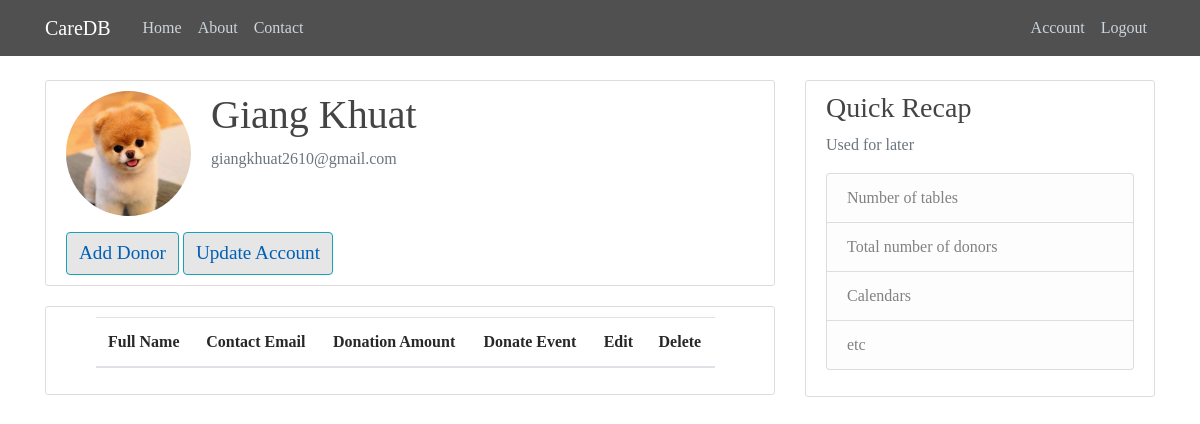
The app's page /account/viewall (signed in), older data.
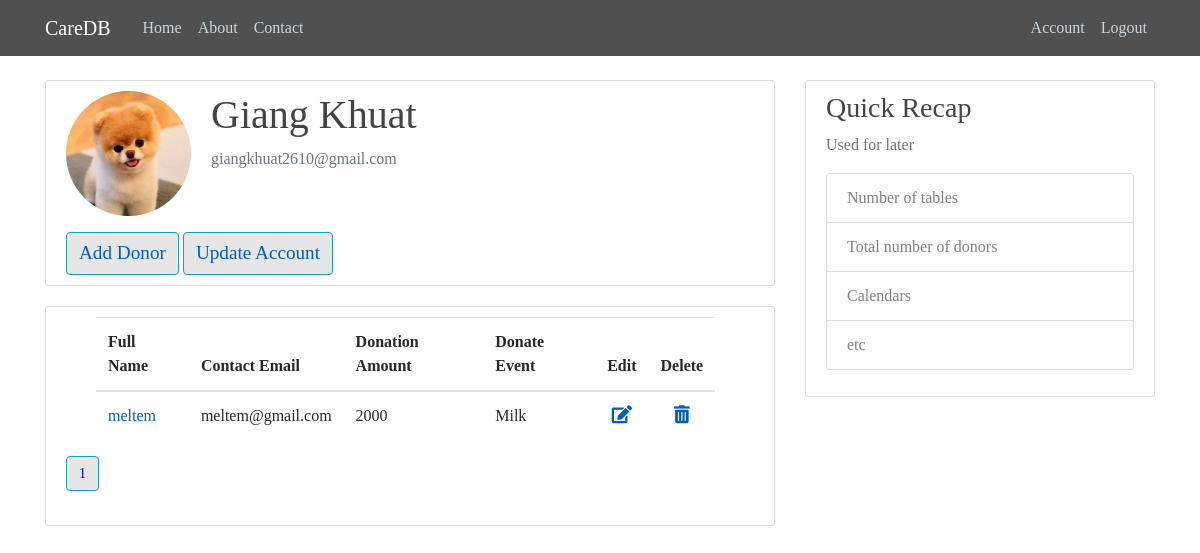
The same page, newer data.
### app/models.py (models this page shows, shortened)
class User(db.Model, UserMixin):
    id = db.Column(db.Integer, primary_key=True)
    username = db.Column(db.String(20), unique=True, nullable=False)
    email = db.Column(db.String(120), unique=True, nullable=False)
    password = db.Column(db.String(60), nullable=False)
    donors = db.relationship('Donor', backref='admin', lazy=True)

class Donor(db.Model):
    id = db.Column(db.Integer, primary_key=True)
    name = db.Column(db.String(30), unique=True, nullable=False)
    contact_email = db.Column(db.String(120), unique=True)
    donation_amount = db.Column(db.Integer, nullable=False)
    donate_event = db.Column(db.String(50), nullable=False)
    admin_id = db.Column(db.Integer, db.ForeignKey('user.id'), nullable=False)

### app/users/routes.py (the view)
@users.route("/account/viewall", methods=['GET', 'POST'])
@login_required
def viewall():
    user_id = current_user.id
    page = request.args.get('page', 1, type=int)
    donors = Donor.query.filter_by(admin_id=user_id).order_by(Donor.name).paginate(page=page, per_page=3)
    return render_template('viewall.html', title='Account', donors=donors)

### app/models.py (called while the page is built)
@login_manager.user_loader
def load_user(user_id):
    return User.query.get(int(user_id))

### app/templates/viewall.html
{% extends "layout.html" %}
{% block content %}
<div class="content-section">
   <div class="media">
      <img class="rounded-circle account-img" src="{{ url_for('static', filename='profile-pics/kmLYx3lW.jpg') }}">
      <div class="media-body">
         <h3 class="account-heading">
            {{ current_user.username }}
         </h3>
         <p class="text-secondary">{{ current_user.email }}</p>
      </div>
   </div>
   <button class="btn btn-info" style="font-face: 'Comic Sans MS'; font-size: larger; color: white; background-color: #e6e6e6" >
      <a id="button" href="{{ url_for('donors.insert_donor') }}">
         Add Donor
      </a>
   </button>
    <button class="btn btn-info" style="font-face: 'Comic Sans MS'; font-size: larger; color: white; background-color: #e6e6e6" >
      <a id="button" href="{{ url_for('users.update_account') }}">
         Update Account
      </a>
   </button>
</div>
<div class="content-section">
   <table class = 'table table-hover' style = 'margin-left: 30px; margin-right: 100px; width: 90%;'>
      <thead>
      <tr>
         <th>Full Name</th>
         <th>Contact Email</th>
         <th>Donation Amount</th>
         <th>Donate Event</th>
         <th>Edit</th>
         <th>Delete</th>
      </thead>
      {% for donor in donors.items %}
      <tr>
         <td> <a id="linkName" href="{{ url_for('donors.return_donor', donor_id=donor.id) }}">{{donor["name"]}} </a></td>
         <td>{{donor["contact_email"]}}</td>
         <td>{{donor['donation_amount']}}</td>
         <td>{{donor['donate_event']}}</td>
         <td align="center"><a id="linkName" href = "{{ url_for('donors.update_donor', donor_id=donor['id']) }}"><i class="fa fa-edit" style="font-size:18px"></i></a></td>
          <td align="center"><a id="linkName" href = "{{ url_for('donors.delete', donor_id=donor['id']) }}"><i class="fa fa-trash-alt" style="font-size:18px"></i></a></td>
      </tr>
      {% endfor %}
   </table>
    {% for page_num in donors.iter_pages(left_edge=1, right_edge=1, left_current=1, right_current=2) %}
      {% if page_num %}
        {% if donors.page == page_num %}
          <a style="color: blue; font-size: 14px" class="btn btn-info mb-4" href="{{ url_for('users.viewall', page=page_num) }}">{{ page_num }}</a>
        {% else %}
          <a style ="color: blue; font-size: 14px" class="btn btn-outline-info mb-4" href="{{ url_for('users.viewall', page=page_num) }}">{{ page_num }}</a>
        {% endif %}
      {% else %}
        ...
      {% endif %}
    {% endfor %}
</div>
{% endblock content %}

### app/templates/layout.html (shortened to what this page needs)
<!DOCTYPE html>
<html>
<head>
    <link rel="stylesheet" href="https://maxcdn.bootstrapcdn.com/bootstrap/4.0.0/css/bootstrap.min.css">
    <link rel="stylesheet" href="https://cdnjs.cloudflare.com/ajax/libs/font-awesome/4.7.0/css/font-awesome.min.css">
    <link rel="stylesheet" href="https://use.fontawesome.com/releases/v5.1.0/css/all.css" >
    <link rel="stylesheet" type="text/css" href="{{ url_for('static', filename='main.css') }}">
</head>
<body>
<header class="site-header">
    <nav class="navbar navbar-expand-md navbar-dark bg-steel fixed-top">
        <div class="container">
            <a class="navbar-brand mr-4" href="/">CareDB</a>
            <div class="collapse navbar-collapse" id="navbarToggle">
                <div class="navbar-nav mr-auto">
                    <a class="nav-item nav-link" href="{{ url_for('main.home') }}">Home</a>
                    <a class="nav-item nav-link" href="{{ url_for('main.about') }}">About</a>
                    <a class="nav-item nav-link" href="#">Contact</a>
                </div>
                <div class="navbar-nav">
                    {% if current_user.is_authenticated %}
                    <a class="nav-item nav-link" href="{{ url_for('users.account') }}">Account</a>
                    <a class="nav-item nav-link" href="{{ url_for('users.logout') }}">Logout </a>
                    {% else %}
                    <a class="nav-item nav-link" href="{{ url_for('users.register') }}">Register</a>
                    <a class="nav-item nav-link" href="{{ url_for('users.login') }}">Login</a>
                    {% endif %}
                </div>
            </div>
        </div>
    </nav>
</header>
<main role="main" class="container">
    <div class="row">
        <div class="col-md-8">
            {% block content %} {% endblock %}
        </div>
        <div class="col-md-4">
            <div class="content-section">
                <h3>Quick Recap</h3>
                <p class='text-muted'>Used for later
                <ul class="list-group">
                    <li class="list-group-item list-group-item-light">Number of tables</li>
                    <li class="list-group-item list-group-item-light">Total number of donors</li>
                    <li class="list-group-item list-group-item-light">Calendars</li>
                    <li class="list-group-item list-group-item-light">etc</li>
                </ul>
                </p>
            </div>
        </div>
    </div>
</main>
</body>
</html>

### app/static/main.css (style rules this page uses)
body { background: #fafafa; color: #333333; margin-top: 5rem; }
h1, h2, h3, h4, h5, h6 { color: #444444; }
.bg-steel { background-color: #505050 }
.site-header .navbar-nav .nav-link { color: #cbd5db; }
.content-section { background: #ffffff; padding: 10px 20px; border: 1px solid #dddddd; border-radius: 3px; margin-bottom: 20px; }
.account-img { height: 125px; width: 125px; margin-right: 20px; margin-bottom: 16px; }
.account-heading { font-size: 2.5rem; }

### app/templates/layout.html (style rules this page uses)
body { font-family: 'Noto Serif SC', serif; font: bold; background: url(https://images.unsplash.com/photo-1526642738196-ad8ed2d50805?ixlib=rb-1.2.1&ixid=eyJhcHBfaWQiOjEyMDd9&auto=format&fit=crop&w=966&q=80); color: rgb(40,40,40); background-size: cover; background-repeat: no-repeat; }
a { color: #0060B6; text-decoration: none; }
.btn { font-face: 'Comic Sans MS'; font-size: larger; color: white; background-color: #e6e6e6 }

Row changes from the older to the newer data that the page shows:
added Donor: name "meltem", contact_email "meltem@gmail.com", donation_amount "2000", donate_event "Milk"
Text that changed along with them:
new list line: "1"
